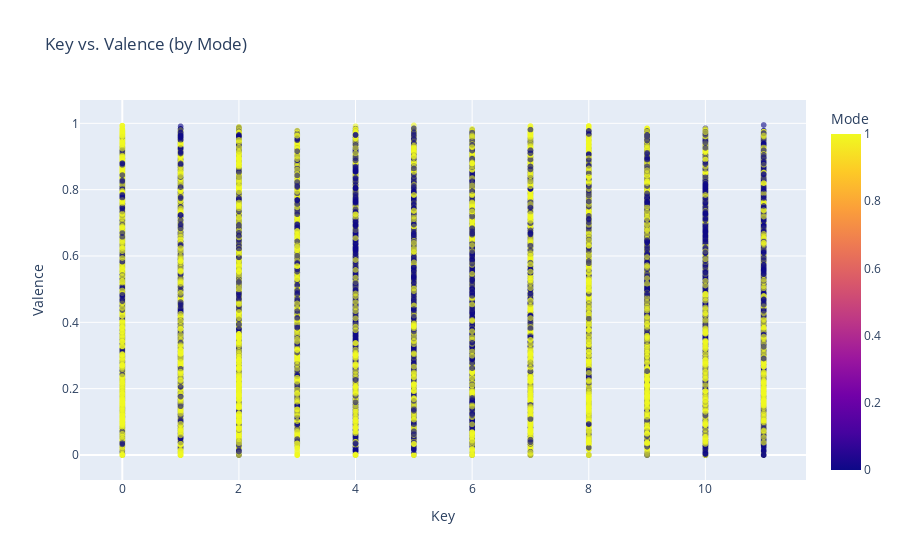

Notebook source saved alongside this figure:
### Code cell
# Create scatter plot with mode differentiation
fig = px.scatter(df, x = 'key', y = 'valence', color = 'mode', 
                 title = 'Key vs. Valence (by Mode)',
                 labels={'key': 'Key', 'valence': 'Valence', 'mode': 'Mode'},
                 opacity=0.6)

fig.show()

### Figure 1 — Plotly figure (JSON) as saved in the notebook; plotly's stock layout.template omitted (floating-point values rounded to 4 significant figures; data arrays with more than 128 entries replaced by an {"elided": "..."} marker saying what was removed)
{"data": [{"hovertemplate": "Key=%{x}<br>Valence=%{y}<br>Mode=%{marker.color}<extra></extra>", "legendgroup": "", "marker": {"color": {"elided": "114000 int values"}, "coloraxis": "coloraxis", "opacity": 0.6, "symbol": "circle"}, "mode": "markers", "name": "", "showlegend": false, "type": "scattergl", "x": {"elided": "114000 int values"}, "xaxis": "x", "y": {"elided": "114000 float values"}, "yaxis": "y"}], "layout": {"coloraxis": {"colorbar": {"title": {"text": "Mode"}}, "colorscale": [[0, "#0d0887"], [0.1111, "#46039f"], [0.2222, "#7201a8"], [0.3333, "#9c179e"], [0.4444, "#bd3786"], [0.5556, "#d8576b"], [0.6667, "#ed7953"], [0.7778, "#fb9f3a"], [0.8889, "#fdca26"], [1, "#f0f921"]]}, "legend": {"tracegroupgap": 0}, "title": {"text": "Key vs. Valence (by Mode)"}, "xaxis": {"anchor": "y", "domain": [0, 1], "title": {"text": "Key"}}, "yaxis": {"anchor": "x", "domain": [0, 1], "title": {"text": "Valence"}}}}
